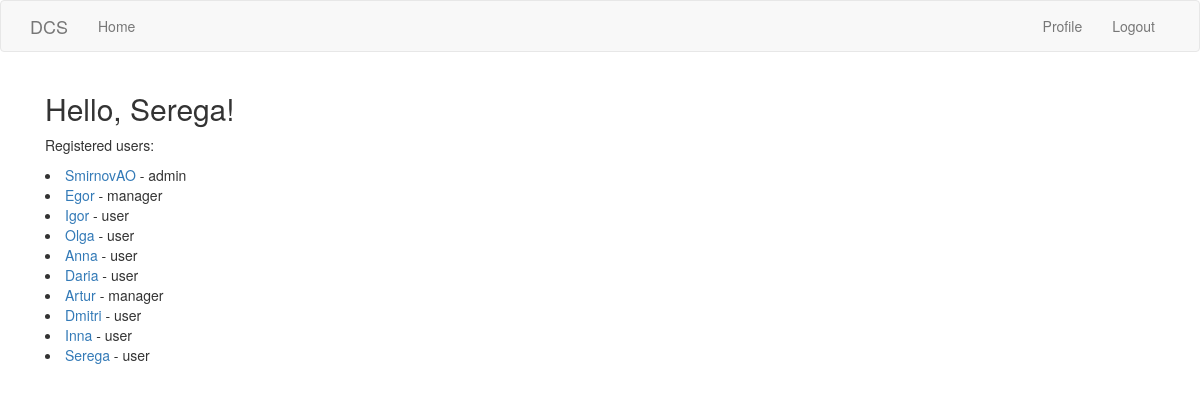
Screenshot of /index (signed in) with the database file from the repository.
### app/models.py (models this page shows, shortened)
class User(UserMixin, db.Model):
    id = db.Column(db.Integer, primary_key=True)
    username = db.Column(db.String(64), index=True, unique=True)
    email = db.Column(db.String(120), index=True, unique=True)
    telegram_id = db.Column(db.Integer)
    password_hash = db.Column(db.String(128))
    last_seen = db.Column(db.DateTime, default=datetime.utcnow)
    user_role_id = db.Column(db.Integer, db.ForeignKey('role.id'))
    user_company_id = db.Column(db.Integer, db.ForeignKey('company.id'))
    actions = db.relationship('Action', backref='author', lazy='dynamic')
    def has_role(self, role):
        return role == Role.query.get(self.user_role_id).role_name

class Role(db.Model):
    id = db.Column(db.Integer, primary_key=True)
    role_name = db.Column(db.String(30), nullable=False)
    users = db.relationship('User', backref='access_role', lazy='dynamic')

### app/routes.py (the view)
@app.route('/')
@app.route('/index')
@login_required
def index():
    users = User.query.all()
    return render_template('index.html', title='Home', users=users)

### app/models.py (called while the page is built)
@login.user_loader
def load_user(id):
    return User.query.get(int(id))

### app/routes.py (called while the page is built)
@app.before_request
def before_request():
    if current_user.is_authenticated:
        current_user.last_seen = datetime.utcnow()
        db.session.commit()

### app/templates/index.html
{% extends 'base.html' %}
{% import 'bootstrap/wtf.html' as wtf %}
{% block app_content %}
    <div>
      <div class="bg-light p-5 rounded">
        <div class="col-sm-8 mx-auto">
            <h2>Hello, {{ current_user.username }}!</h2>
            <p>Registered users:</p>
            {% for user in users %}
          <li><a href="{{ url_for('user', username=user.username) }}">{{ user.username }}</a> - {{ user.access_role.role_name }}</li>
            {% endfor %}
        </div>
      </div>
    </div>
{% endblock %}

### rows the page displays
User: username "Serega", access_role.role_name "user"
User: username "SmirnovAO", access_role.role_name "admin"
User: username "Egor", access_role.role_name "manager"
User: username "Igor", access_role.role_name "user"
User: username "Olga", access_role.role_name "user"
User: username "Anna", access_role.role_name "user"
User: username "Daria", access_role.role_name "user"
User: username "Artur", access_role.role_name "manager"
User: username "Dmitri", access_role.role_name "user"
User: username "Inna", access_role.role_name "user"
